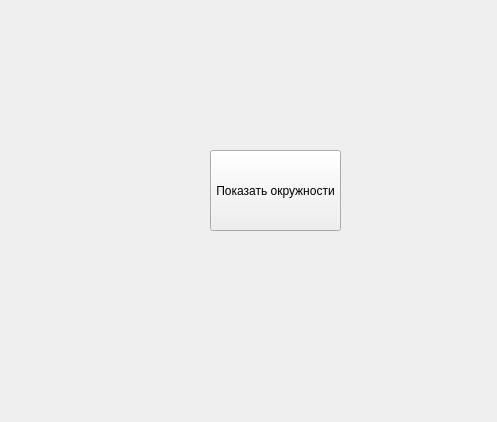
<?xml version="1.0" encoding="UTF-8"?>
<ui version="4.0">
 <class>MainWindow</class>
 <widget class="QMainWindow" name="MainWindow">
  <property name="geometry">
   <rect>
    <x>0</x>
    <y>0</y>
    <width>497</width>
    <height>422</height>
   </rect>
  </property>
  <property name="windowTitle">
   <string>MainWindow</string>
  </property>
  <widget class="QWidget" name="centralwidget">
   <widget class="QPushButton" name="but">
    <property name="geometry">
     <rect>
      <x>210</x>
      <y>150</y>
      <width>131</width>
      <height>81</height>
     </rect>
    </property>
    <property name="text">
     <string>Показать окружности</string>
    </property>
   </widget>
   <widget class="QLabel" name="square">
    <property name="geometry">
     <rect>
      <x>0</x>
      <y>0</y>
      <width>581</width>
      <height>421</height>
     </rect>
    </property>
    <property name="text">
     <string/>
    </property>
   </widget>
   <zorder>square</zorder>
   <zorder>but</zorder>
  </widget>
 </widget>
 <resources/>
 <connections/>
</ui>
